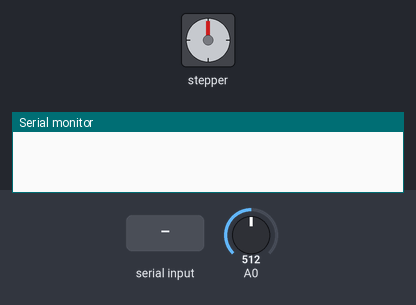
Bench run of a sketch on a simulated Arduino Uno, built with avr-gcc and run on an emulated ATmega328P. Shown: stepper motor, the last lines printed to the serial monitor. Inputs (shaded band) come from the test bench; at power-on: A0 = 512. Stepper angles assume 200 steps per turn.

Above: at 1.2 s.
1.3 s: "r" received over Serial
At 1.45 s:
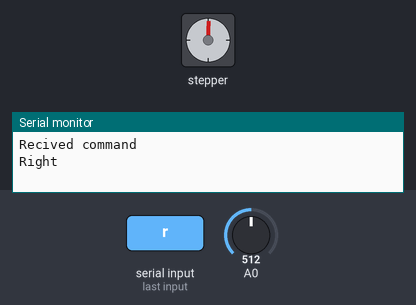
At 2.05 s:
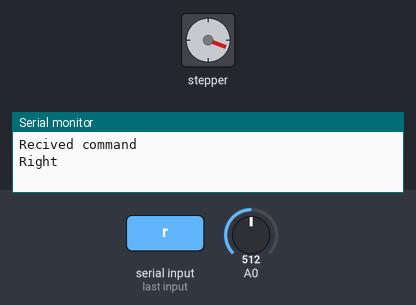
4.3 s: "b" received over Serial
7.3 s: "l" received over Serial
At 7.45 s:
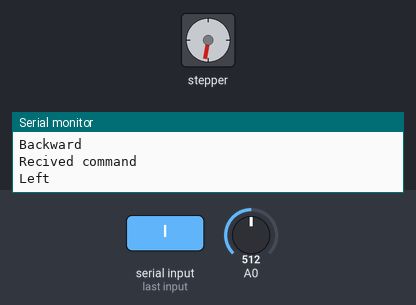
10.3 s: "s" received over Serial
13.3 s: "g" received over Serial
At 14.02 s:
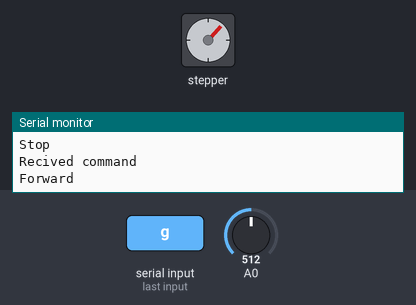
16.3 s: "l" received over Serial
Timing chart, 0 to 20.3 s (numbered marks = the images above; inputs shaded):
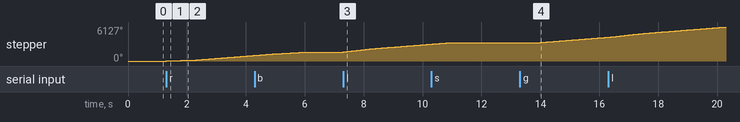

Measured:
- after the input at 1.3 s, stepper: keeps turning clockwise at about 338°/s, starting at once
- after the input at 7.3 s, stepper: keeps turning clockwise at about 477°/s, starting at once
- after the input at 13.3 s, stepper: keeps turning clockwise at about 419°/s, starting after 0.57 s

The sketch:

stepper_oneRevolution_right.ino
```cpp
/*
 Stepper Motor Control - speed control

 This program drives a unipolar or bipolar stepper motor.
 The motor is attached to digital pins 8 - 11 of the Arduino.
 A potentiometer is connected to analog input 0.

 The motor will rotate in a clockwise direction. The higher the potentiometer value,
 the faster the motor speed. Because setSpeed() sets the delay between steps,
 you may notice the motor is less responsive to changes in the sensor value at
 low speeds.
 //오른쪽 바퀴가 + , 왼쪽 바퀴가 -
 Created 30 Nov. 2009
 Modified 28 Oct 2010
 by Tom Igoe

 */

#include <Stepper.h>

int stepsPerRevolution = 200;  // 360/1.8이다. 한바퀴당 200스텝인 것.
// for your motor


// initialize the stepper library on pins 8 through 11:
Stepper myStepper(stepsPerRevolution, 8, 9, 10, 11);

int stepCount = 0;  // number of steps the motor has taken
void SmartCar_Go();
void SmartCar_Back();
void SmartCar_Stop();
void checkcommand();
void Obstacle_Check();
void Distance_Measurement();
void moveCar();

char prev_command;
char command;
int come_in=1;


void setup() {
  Serial.begin(9600);
  // nothing to do inside the setup
  Serial.setTimeout(50);
}

void loop() {

  checkcommand();
  moveCar();


}

void checkcommand(){
  if (Serial.available())   // PC와의 시리얼통신으로 부터 받은 값이 있는지 판단
  {
    command = Serial.read();    // 명령 저장
    Serial.println("Recived command");
  }
  else if (prev_command == 'r' || prev_command == 'l'){
    command = 'g';
  }
  else{
    command = prev_command;
  }


}


void moveCar(){


    if(command == 'g'){// 전진 명령

        SmartCar_Go();


    }

    else if(command == 'b'){          // 후진 명령
      SmartCar_Back();

      }

    else if(command == 's'){          // 정지 명령

      SmartCar_Stop();

    }
    else if(command == 'l'){// 좌회전 명령 //0도


      SmartCar_Left();
    }


    else if(command == 'r'){          // 우회전 명령//180도

      SmartCar_Right();

    }
    else{
    }


}

void SmartCar_Go(){        // 전진

    Serial.println("Forward");
    // read the sensor value:
    int sensorReading = 50;
    // map it to a range from 0 to 100:
    int motorSpeed = map(sensorReading, 0, 1023, 0, 100);
    // set the motor speed:
    if (motorSpeed >= 0) {
      myStepper.setSpeed(70);
      // step 1/100 of a revolution:
      myStepper.step(stepsPerRevolution);
    }

   prev_command = 'g';
}
void SmartCar_Back(){        // 후진
  if (prev_command == 'b') {
      return;
    }

    Serial.println("Backward");
    // read the sensor value:
    int sensorReading = analogRead(A0);
    // map it to a range from 0 to 100:
    int motorSpeed = map(sensorReading, 0, 1023, 0, 100);
    // set the motor speed:
    if (motorSpeed > 0) {
      myStepper.setSpeed(motorSpeed);
      // step 1/100 of a revolution:
      myStepper.step(stepsPerRevolution);
    }
    prev_command = 'b';
}
void SmartCar_Stop(){       // 정지0
  // read the sensor value:
  Serial.println("Stop");
  int sensorReading = analogRead(A0);
  // map it to a range from 0 to 100:
  int motorSpeed = map(sensorReading, 0, 1023, 0, 100);
  // set the motor speed:
  myStepper.setSpeed(0);
  // step 1/100 of a revolution:
  myStepper.step(0);
  delay(1000);
  prev_command = 's';
}

void SmartCar_Left()  // 좌회전
{   Serial.println("Left");
    // read the sensor value:
    int sensorReading = 50;
    // map it to a range from 0 to 100:
    int motorSpeed = map(sensorReading, 0, 1023, 0, 100);
    // set the motor speed:
    if (motorSpeed >= 0) {
      myStepper.setSpeed(100);
      // step 1/100 of a revolution:
      myStepper.step(stepsPerRevolution*1.6);
    }

  prev_command = 'l';
}
void SmartCar_Right() // 우회전
{
    Serial.println("Right");
    // read the sensor value:
    int sensorReading = 50;
    // map it to a range from 0 to 100:
    int motorSpeed = map(sensorReading, 0, 1023, 0, 100);
    // set the motor speed:
    if (motorSpeed >= 0) {
      myStepper.setSpeed(30);
      // step 1/100 of a revolution:
      myStepper.step(stepsPerRevolution/2);
    }
  prev_command = 'r';
}
```
